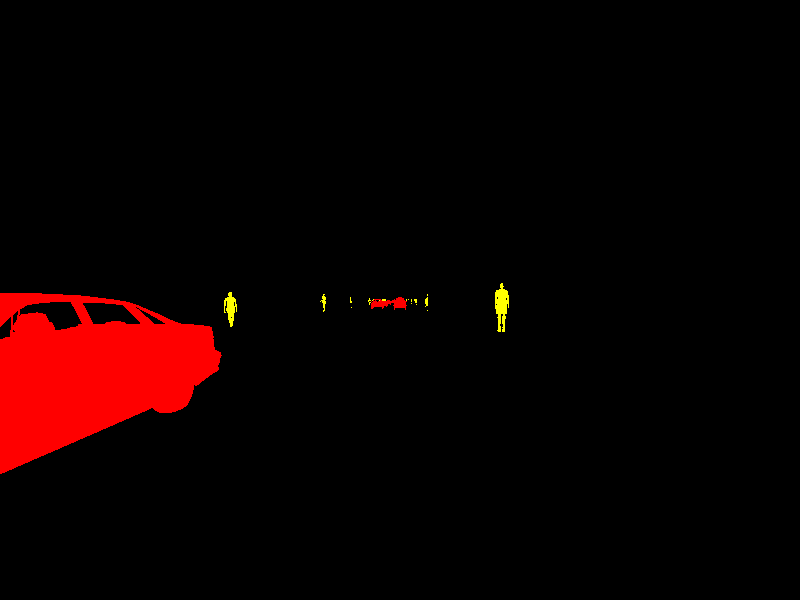
#> input picture dataset/train_mask/000040.png, 800 x 600 px, found by its file name
$ python ransac_keypoints_matching.py
#> lines starting #> are read from the running program, lines starting #| are printed output that depends on the picture
import numpy as np
import cv2
from matplotlib import pyplot as plt


# -------------------------------------------------------------------------------------------------------------------
# display oringinal image (part1)
# -------------------------------------------------------------------------------------------------------------------
# img1 = cv2.imread('opencv/samples/data/box.png', 0)
# cv2.imshow('1', img1)
# cv2.waitKey(0)

img1 = cv2.imread('/Users/zhou/Desktop/testset/dynamic/000040.png' , cv2.IMREAD_GRAYSCALE)
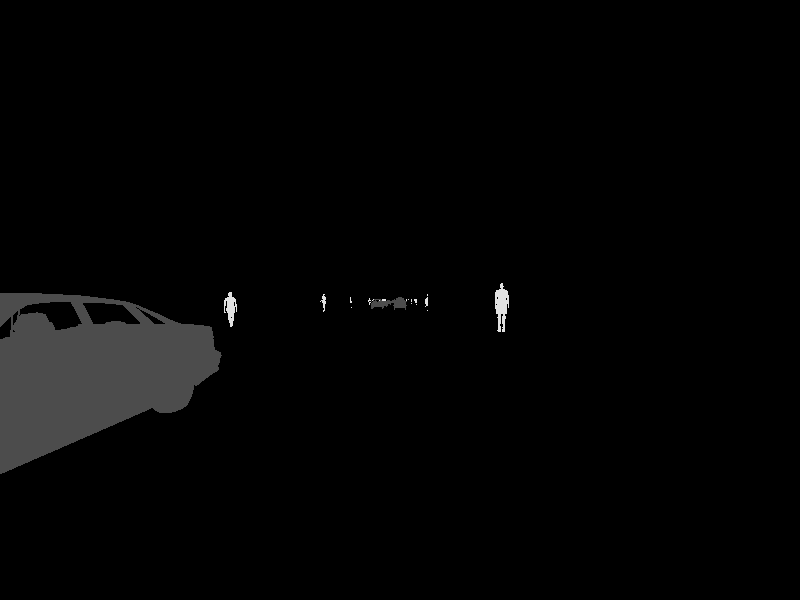
#> img1: shape (600, 800); min 0, max 225, mean 4.3
print('image 1 shape : ', img1.shape)
#| image 1 shape :  (600, 800)
# img2 = cv2.imread('opencv/samples/data/box_in_scene.png', 0)
img2 = cv2.imread('/Users/zhou/Desktop/testset/dynamic/000180.png', 0)
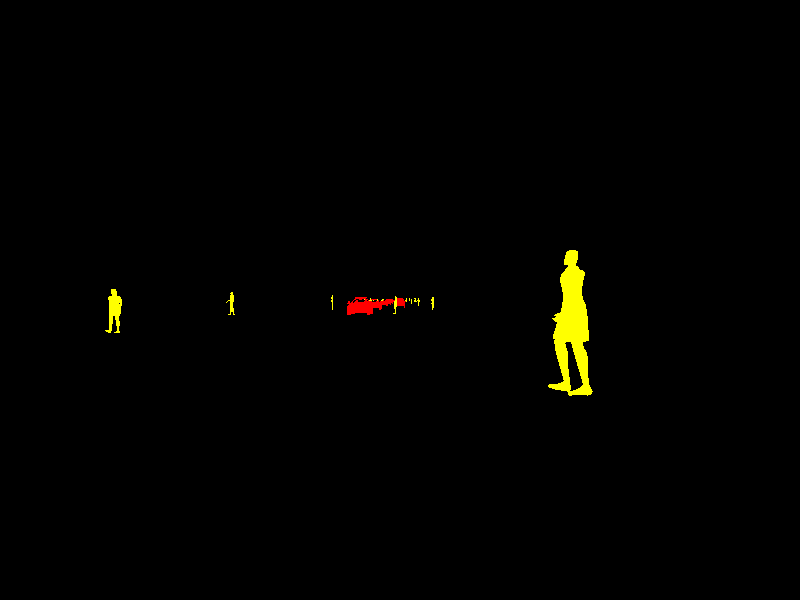
#> input picture dataset/train_mask/000180.png, 800 x 600 px, found by its file name
#> img2: shape (600, 800); min 0, max 225, mean 1.9

img3 = cv2.imread("/Users/zhou/Desktop/Pictures/IMG_00000.jpg", 0)

# apply image enhancement
clahe = cv2.createCLAHE(clipLimit=2, tileGridSize=(8,8))
img1 = clahe.apply(img1)
img2 = clahe.apply(img2)
img1_origin = img1.copy()
img2_origin = img2.copy()
print('image 2 shape : ', img2.shape)
#| image 2 shape :  (600, 800)

fig0 = plt.figure("original images")
ax1 = fig0.add_subplot(1,3,1)
ax1.set_title("image1")
ax1.imshow(img1, 'gray')
ax2 = fig0.add_subplot(1,3,2)
ax2.set_title("image2")
ax2.imshow(img2, 'gray')


# -------------------------------------------------------------------------------------------------------------------
# detect sift features and draw keypoints (part2)
# -------------------------------------------------------------------------------------------------------------------
ref_sizey, ref_sizex = (max(img1.shape[0], img2.shape[0]), max(img1.shape[1], img2.shape[1]))
#> ref_sizey = 600; ref_sizex = 800
sift = cv2.xfeatures2d.SIFT_create(nfeatures=1000, nOctaveLayers=5, contrastThreshold=0.04, edgeThreshold=10)
# reference: https://docs.opencv.org/master/d5/d3c/classcv_1_1xfeatures2d_1_1SIFT.html
# find the kepoints and descriptors with SIFT
kp1, des1 =sift.detectAndCompute(img1, None)
#> kp1 = 114 keypoints; strongest (x, y, size): (415, 300, 2.2), (501, 325, 2.1), (503, 330, 2.1), (501, 285, 2.7)
kp2, des2 =sift.detectAndCompute(img2, None)
#> kp2 = 80 keypoints; strongest (x, y, size): (232, 293, 1.8), (419, 301, 1.7), (118, 331, 2.5), (432, 299, 2.4)

#> (the run stopped early here; a loop or call above may not have finished)
